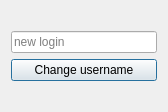
<?xml version="1.0" encoding="UTF-8"?>
<ui version="4.0">
 <class>changeUsername</class>
 <widget class="QDialog" name="changeUsername">
  <property name="geometry">
   <rect>
    <x>0</x>
    <y>0</y>
    <width>168</width>
    <height>112</height>
   </rect>
  </property>
  <property name="windowTitle">
   <string>Dialog</string>
  </property>
  <layout class="QVBoxLayout" name="verticalLayout">
   <item>
    <spacer name="verticalSpacer">
     <property name="orientation">
      <enum>Qt::Vertical</enum>
     </property>
     <property name="sizeHint" stdset="0">
      <size>
       <width>20</width>
       <height>40</height>
      </size>
     </property>
    </spacer>
   </item>
   <item>
    <widget class="QLineEdit" name="newLoginLE">
     <property name="placeholderText">
      <string>new login</string>
     </property>
    </widget>
   </item>
   <item>
    <widget class="QPushButton" name="changeUsernamePB">
     <property name="text">
      <string>Change username</string>
     </property>
    </widget>
   </item>
   <item>
    <spacer name="verticalSpacer_2">
     <property name="orientation">
      <enum>Qt::Vertical</enum>
     </property>
     <property name="sizeHint" stdset="0">
      <size>
       <width>20</width>
       <height>40</height>
      </size>
     </property>
    </spacer>
   </item>
  </layout>
 </widget>
 <resources/>
 <connections/>
</ui>
